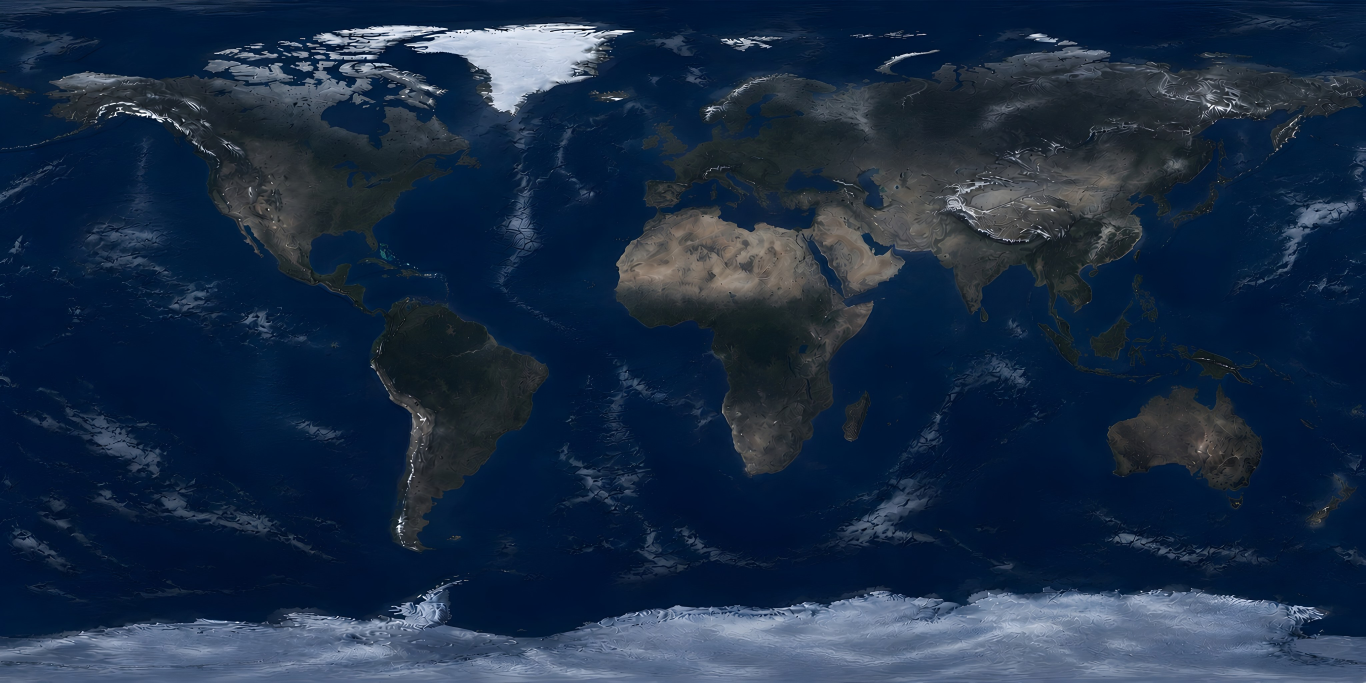
#> input picture tools/globe/earth_blue_marble.jpg, 4096 x 2048 px (shown at 1/3 size)
$ python -i bake_globe_textures.py   (imports and definitions only)
#> lines starting #> are read from the running program, lines starting #| are printed output that depends on the picture; after the words box and inside, x2 and y2 are one past the last pixel; in counts of white or black regions, pixels touching at a corner belong together
#> further down, picture is the input picture: shape (2048, 4096, 3); mean B, G, R 68.9, 45, 26.8
"""
3D 글로브(우주에서 보기) 텍스처 굽기 — 은하수 성운 하늘(+ 폐기된 수채 파스텔 지구 `--watercolor`) (2026-10-08).

⚠️ 현재 앱 지구는 유리 지구 — 데이터 텍스처는 tools/globe/bake_globe_land.py. 이 스크립트는 이제 하늘(globe_nebula.jpg)만 굽는다(land_mask 는 land 스크립트가 재사용).

왜 굽나: 수채 질감(물감 얼룩·해안 번짐·팔레트)은 빛과 무관한 "지표 색"이라 미리 텍스처로 만들어 두면
런타임 셰이더는 조명(라벤더 그림자)·대기 테두리만 계산하면 된다. 폰에서 매 프레임 노이즈를 돌리지 않고,
Android(GL)와 iOS(Metal)가 **같은 파일**을 쓰므로 모양이 저절로 같다.

입력: tools/globe/earth_blue_marble.jpg (NASA Blue Marble 4096x2048 — 앱 번들에서는 빠짐, 여기 원본 보관)
출력: androidApp/src/main/assets/globe_watercolor.jpg  (4096x2048, 지표 색)
      androidApp/src/main/assets/globe_nebula.jpg      (2048x1024, 배경 하늘 구)
      iOS 는 iosApp/project.yml 에서 같은 파일을 참조한다.

실행: python tools/globe/bake_globe_textures.py   (numpy + Pillow 만 필요)

좌표계: 앱 지구 메쉬(GlobeRenderer.buildEarthMesh)와 같다 — u: 경도 -180→180, v: 북극(0)→남극(1),
        위치 = (cos φ · sin λ, sin φ, cos φ · cos λ). 노이즈를 이 3D 위치로 계산해서 경도 이음매가 없다.
색 공식은 시안 페이지(claude.ai 아티팩트 "Stary 지구본 무드"의 수채 파스텔 / 은하수 성운)와 같다.
"""
import sys
from pathlib import Path

import numpy as np
from PIL import Image, ImageFilter

ROOT = Path(__file__).resolve().parents[2]
SRC = ROOT / "tools/globe/earth_blue_marble.jpg"
OUT_EARTH = ROOT / "androidApp/src/main/assets/globe_watercolor.jpg"
OUT_SKY = ROOT / "androidApp/src/main/assets/globe_nebula.jpg"

# 앱 은하수 띠의 법선 — buildStarfield 의 Rz(28°)·Rx(62°) 로 돌린 (0,1,0). 성운의 분홍 기운이 은하수를 따라간다.
MILKY_WAY_NORMAL = np.array([-0.2204, 0.4145, 0.8829])


# ── 공용 ────────────────────────────────────────────────────────────────────────
# [44 lines left out: functions sphere_grid, _hash, vnoise, fbm, not called in this run]


def smoothstep(e0, e1, x):
    t = np.clip((x - e0) / (e1 - e0), 0.0, 1.0)
    return t * t * (3.0 - 2.0 * t)


def mix(a, b, t):
    return a + (b - a) * t


def blur(arr01, radius):
    img = Image.fromarray((np.clip(arr01, 0, 1) * 255).astype(np.uint8))
    return np.asarray(img.filter(ImageFilter.GaussianBlur(radius))).astype(np.float64) / 255.0


def upscale(arr, w, h):
    img = Image.fromarray(np.asarray(arr, dtype=np.float32))  # 32비트 실수(F) 모드 — 정밀도 손실 없이 키운다
    return np.asarray(img.resize((w, h), Image.BICUBIC)).astype(np.float64)


# [6 lines left out: function save_jpg, not called in this run]


# ── 수채 파스텔 지구 ──────────────────────────────────────────────────────────
def land_mask(rgb):
    """바다 = 파랑이 뚜렷이 우세(b − max(r,g) > 17). 극지 얼음은 위도로, 구름 잔해는 형태 연산으로 정리."""
    h, w = rgb.shape[:2]
#> h = 2048; w = 4096
    r, g, b = rgb[..., 0], rgb[..., 1], rgb[..., 2]
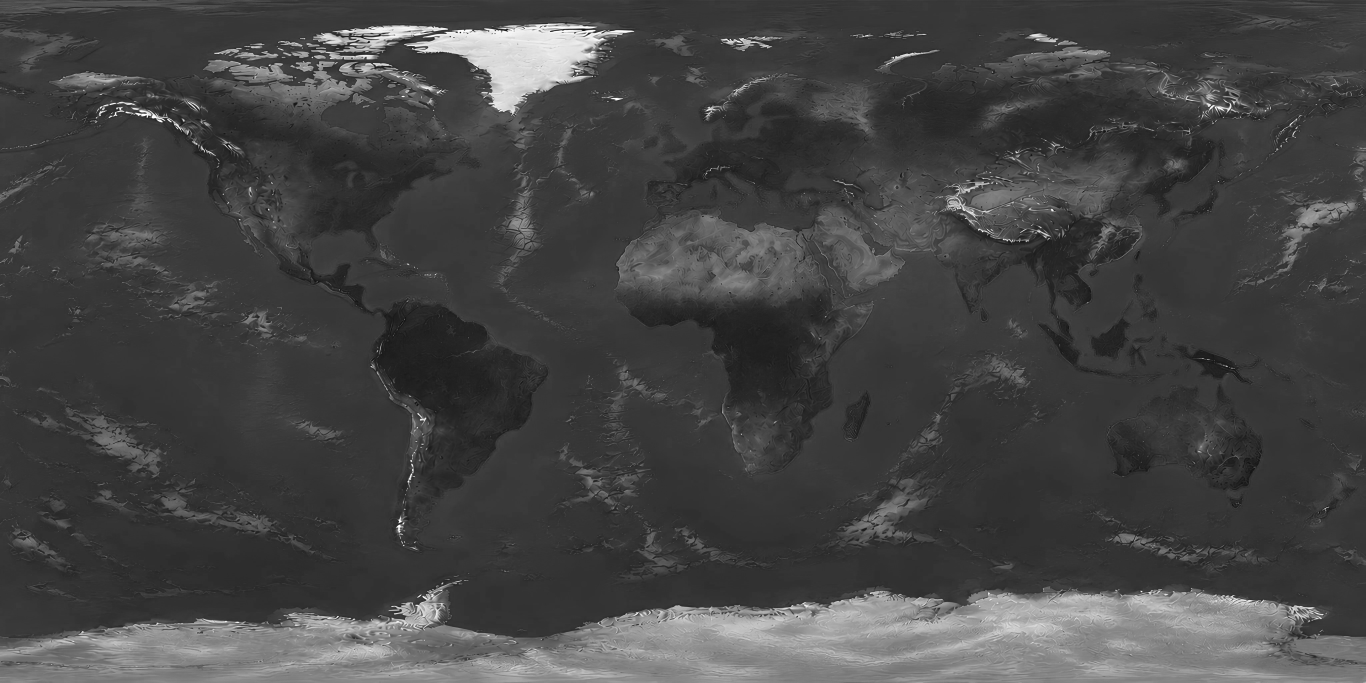
#> r: shape (2048, 4096) (shown at 1/3 size); min 0, max 255, mean 68.9
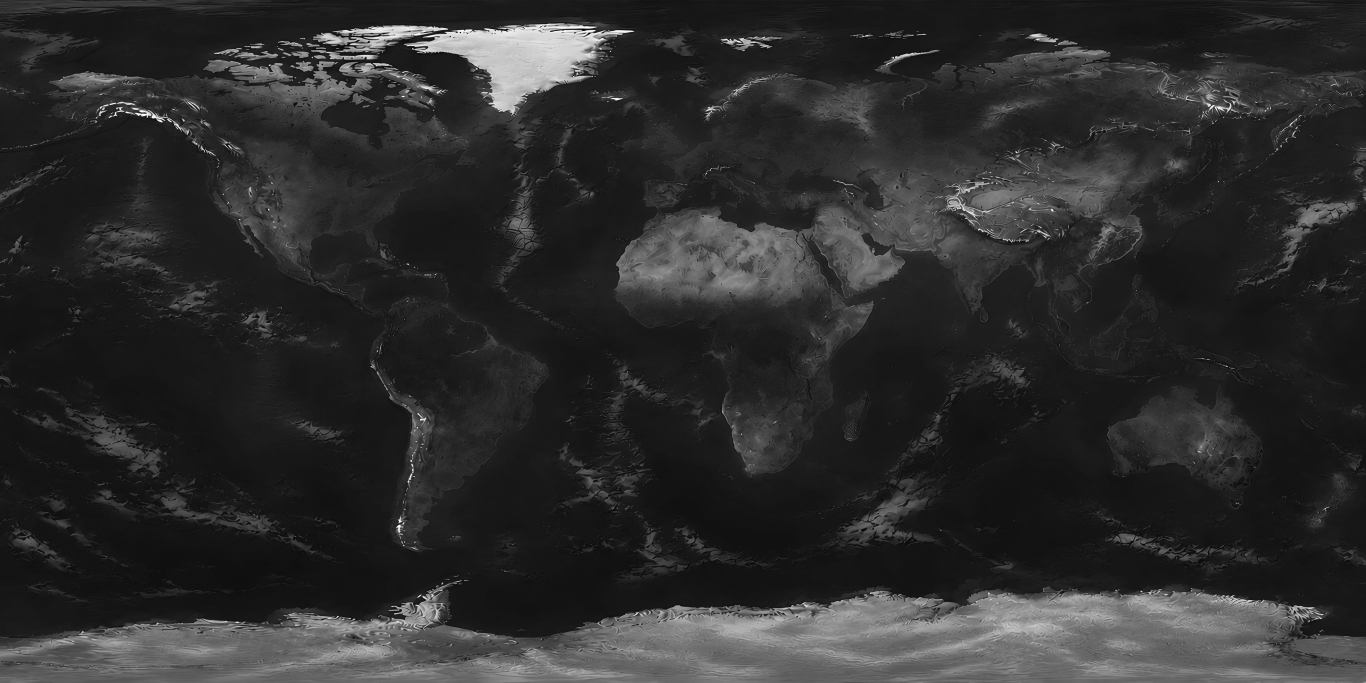
#> g: shape (2048, 4096) (shown at 1/3 size); min 0, max 255, mean 45
    lat = np.linspace(90, -90, h)[:, None] * np.ones((1, w))
    lum = (0.3 * r + 0.59 * g + 0.11 * b) / 255
    polar = (lat > 58) | (lat < -60)
    ocean = ((b - np.maximum(r, g)) > 17) | ((lum > 0.55) & ~polar)
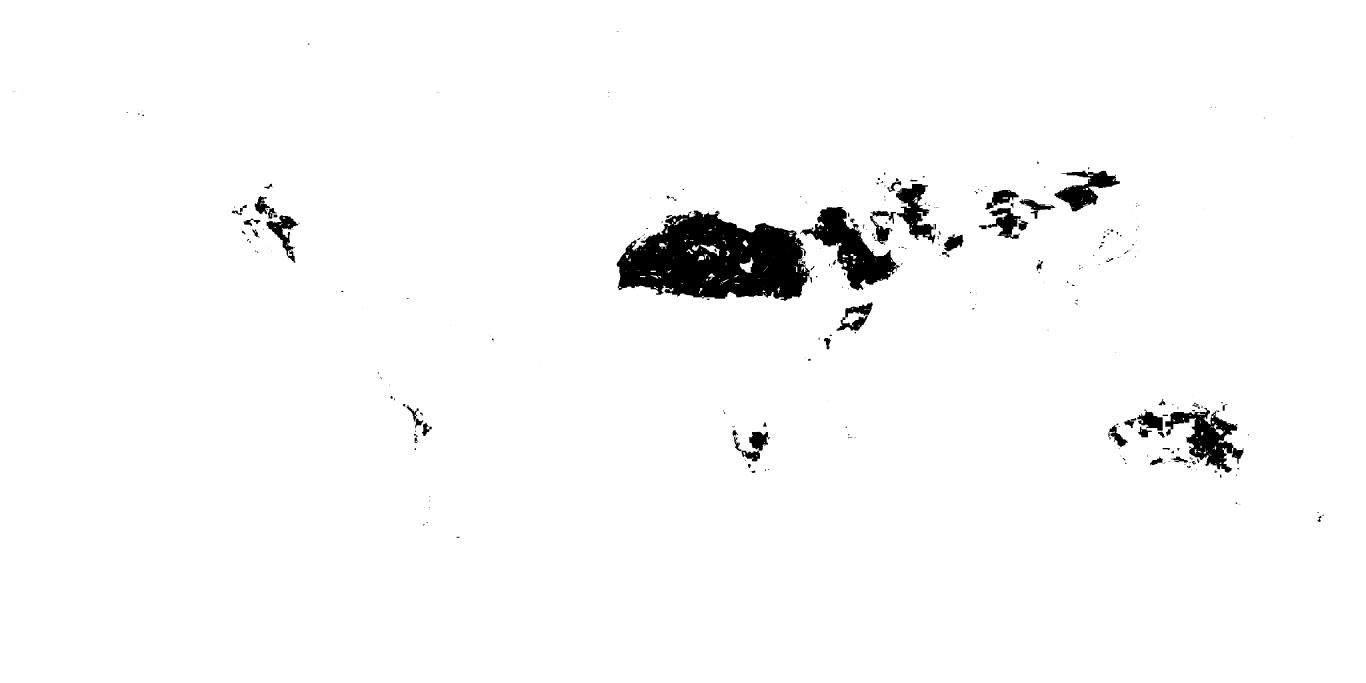
#> ocean: shape (2048, 4096) bool (shown at 1/3 size); 97.5% white; 342 black regions (232 under 20 px), largest, box (x1, y1, x2, y2) and area: (1850, 632, 2430, 902) 105946, (2400, 621, 2700, 872) 27029, (3496, 1223, 3730, 1418) 18212
    land = ~ocean | (polar & (lum > 0.33))
#> land: shape (2048, 4096) bool; 14.4% white; 1648 white regions (1257 under 20 px), largest, box (x1, y1, x2, y2) and area: (0, 1741, 4096, 2048) 789525, (1850, 632, 2430, 902) 105946, (1212, 70, 1903, 347) 81704
    land[lat < -78] = True  # 남극 내륙
    k = max(3, (w // 2048) * 2 + 1)
#> k = 5
    m = Image.fromarray((land * 255).astype(np.uint8))
    m = m.filter(ImageFilter.MinFilter(k)).filter(ImageFilter.MaxFilter(k))            # 점 잡음 제거
#> m: PIL image 4096x2048 L; 14.2% white; 253 white regions, largest, box (x1, y1, x2, y2) and area: (0, 1770, 4096, 2048) 829872, (1851, 632, 2428, 902) 104369, (1219, 70, 1895, 342) 79317
    m = m.filter(ImageFilter.MaxFilter(k * 2 + 1)).filter(ImageFilter.MinFilter(k * 2 + 1))  # 작은 구멍 메우기
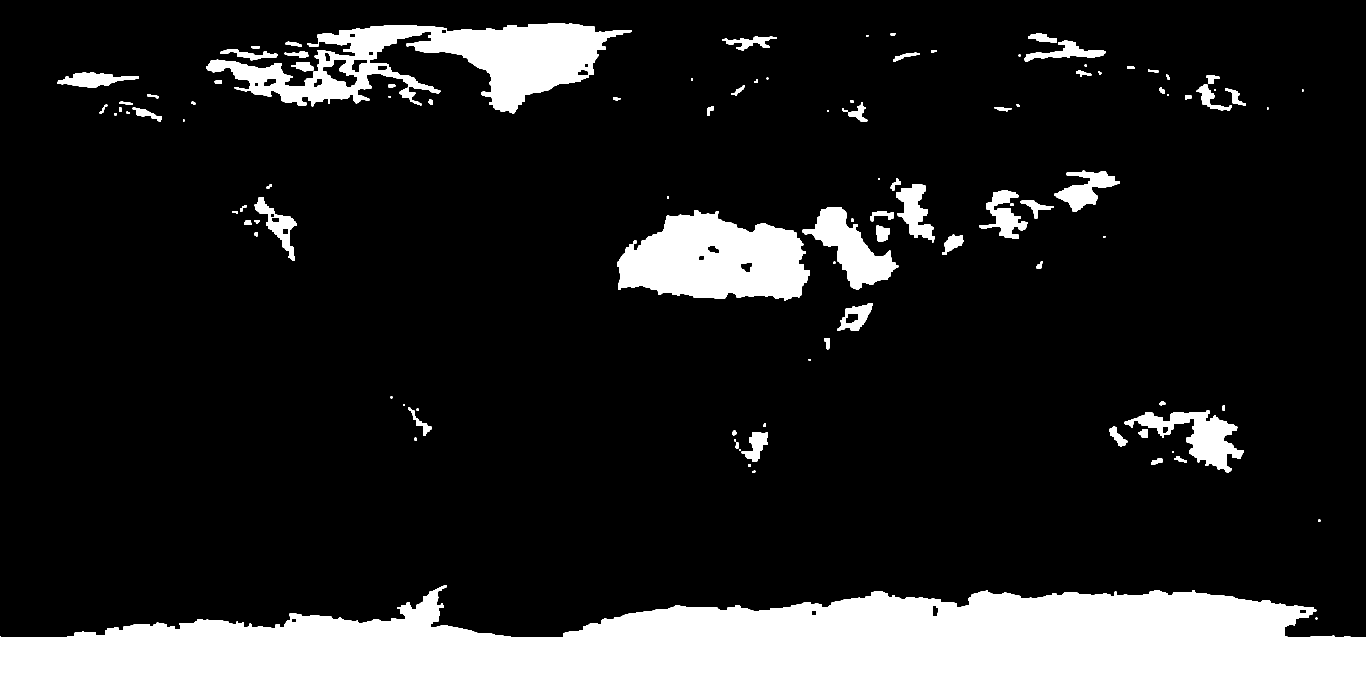
#> m: PIL image 4096x2048 L (shown at 1/3 size); 14.7% white; 106 white regions, largest, box (x1, y1, x2, y2) and area: (0, 1755, 4096, 2048) 846912, (618, 70, 1895, 342) 138844, (1851, 632, 2428, 902) 109552
    return np.asarray(m).astype(np.float64) / 255.0


# [64 lines left out: functions bake_earth, bake_sky, not called in this run]


# [6 lines not run here, left out]

>>> import cv2
>>> picture = cv2.imread('earth_blue_marble.jpg')
>>> result = land_mask(picture)
